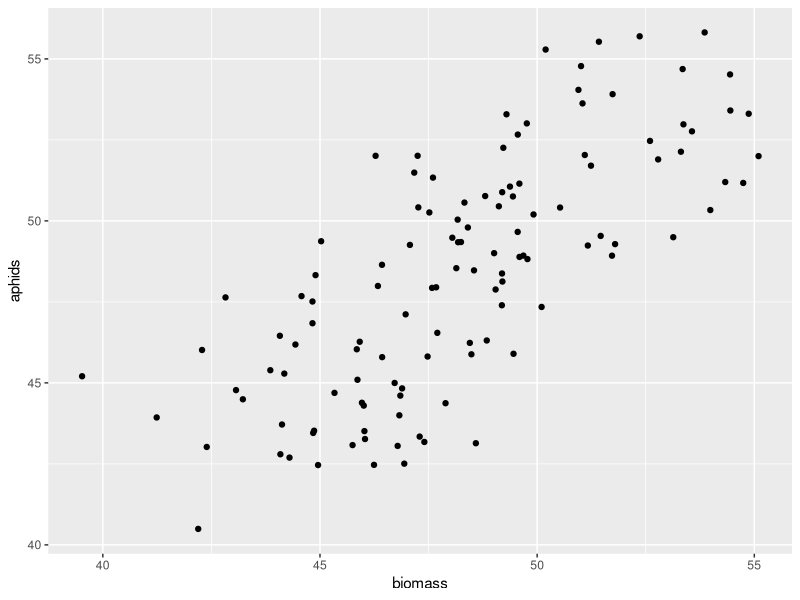
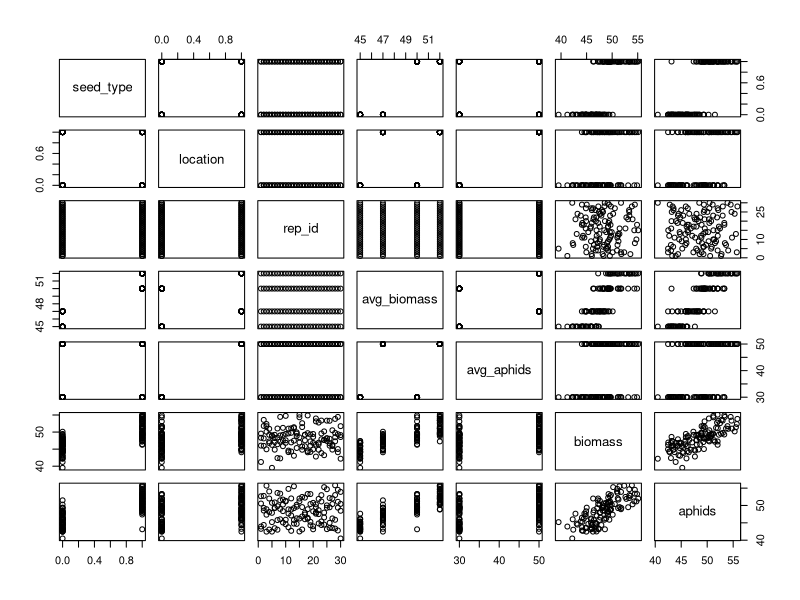

These charts were generated, in order, by the following R code:
# Set the seed for reproducibility

# set.seed(123)

# Generate predictors
n <- 200  # Number of observations
x1 <- rnorm(n)
x2 <- rnorm(n)
x3 <- rnorm(n)
x4 <- rnorm(n)

# Data-generating model: y = 2*x1 + 3*x2 - x3 + error
error <- rnorm(n, mean = 0, sd = 2)
y <- 2*x1 + 3*x2 - x3 + error

# Create a data frame
data <- data.frame(y, x1, x2, x3, x4)

# Fit the full model
full_model <- lm(y ~ x1 + x2 + x3 + x4, data = data)

# Perform stepwise AIC simplification
simplified_model <- step(full_model, direction = "both", trace = 0)

# Print results
cat("Data-generating model: y = 2*x1 + 3*x2 - x3 + error\n\n")
cat("Simplified model based on AIC:\n")
print(summary(simplified_model))




# with a collider ---------------------------------------------------------

library(tidyverse)

seed_yield <- 5
loca_yield <- 2
avg_yield <- 45

aphid_abd <- 30
aphid_diff <- 20

aphid_data <- expand_grid(seed_type = c(0, 1),
       location = c(0, 1),
       rep_id = 1:30) |>
  mutate(avg_biomass = avg_yield + seed_yield*seed_type + loca_yield*location,
         avg_aphids = aphid_abd + aphid_diff * location,
         biomass = rnorm(length(avg_biomass), mean = avg_biomass, sd = 2),
         aphids = rnorm(length(avg_aphids), mean = avg_biomass, sd = 2))


ggplot(aphid_data, aes(x = biomass, y = aphids)) + geom_point()

plot(aphid_data)

# Fit the full model
full_model <- lm(aphids ~ biomass + location + seed_type, data = aphid_data)

summary(full_model)

# Perform stepwise AIC simplification
simplified_model <- step(full_model, direction = "both", trace = 0)

summary(simplified_model)



